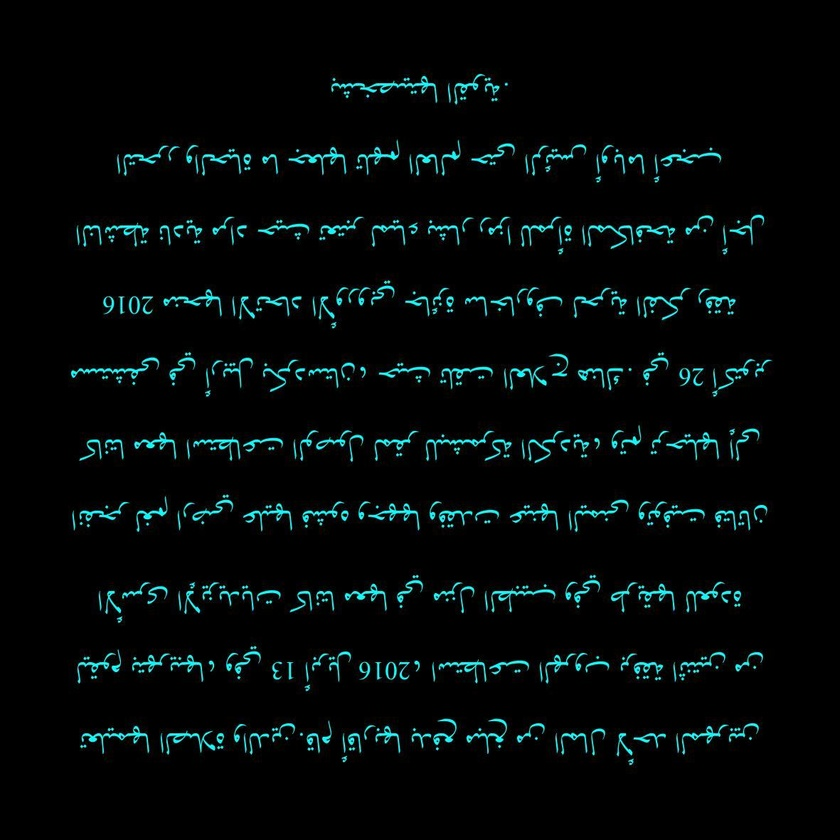
#> input picture trials/LPQ/data/1.jpeg, 840 x 840 px, shrunk from 1181 x 1181 before the run
$ python -i LPQ.py   (imports and definitions only)
#> lines starting #> are read from the running program, lines starting #| are printed output that depends on the picture; after the words box and inside, x2 and y2 are one past the last pixel; in counts of white or black regions, pixels touching at a corner belong together
import numpy as np
from scipy.signal import convolve2d

def validate_image(img):
    if len(img.shape) != 2:
        raise ValueError('Input must be a grayscale image.')
    return img.astype(np.float64)

def create_filters(win_size):
    radius = (win_size - 1) // 2
    x = np.arange(-radius, radius + 1)
    w0 = np.ones_like(x)
    w1 = np.exp(-2j * np.pi * x / win_size)
    return w0, w1, np.conj(w1)

def apply_filters(img, filters, conv_mode='valid'):
    w0, w1, w2 = filters
    responses = [convolve2d(convolve2d(img, w.reshape(-1, 1), mode=conv_mode), v.reshape(1, -1), mode=conv_mode)
                 for w, v in [(w0, w1), (w1, w0), (w1, w1), (w1, w2)]]
    return np.stack([resp.real for resp in responses] + [resp.imag for resp in responses], axis=-1)

def compute_codewords(freq_resp):
    codewords = np.zeros(freq_resp.shape[:2], dtype=int)
    for i in range(freq_resp.shape[-1]):
        codewords += (freq_resp[:, :, i] > 0) * (2 ** i)
    return codewords

def lpq(img):
    img = validate_image(img)
    filters = create_filters(win_size=3)
    freq_resp = apply_filters(img, filters)
    lpq_codewords = compute_codewords(freq_resp)
    histogram = np.histogram(lpq_codewords.ravel(), bins=np.arange(257))[0]
    normalized_histogram = histogram / histogram.sum()
    return normalized_histogram

>>> import cv2
>>> picture = cv2.imread('../../trials/LPQ/data/1.jpeg', cv2.IMREAD_GRAYSCALE)
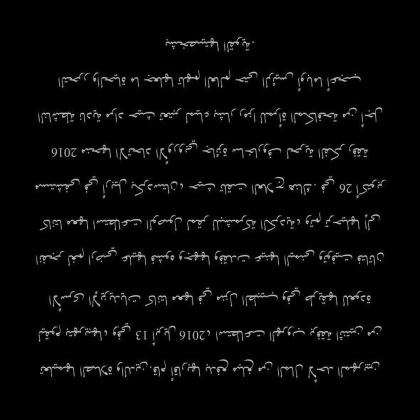
#> picture: shape (840, 840) (shown at 1/2 size); min 0, max 214, mean 7.5
>>> result = lpq(picture)
#> in apply_filters, `responses = [convolve2d(convolve2d(img, w.reshape(-1, 1), mode=conv_mo..`: responses = 4 items
#> the loop in compute_codewords, `for i in range(freq_resp.shape[-1]):` made 8 passes
#> pass 1, in compute_codewords, `codewords += (freq_resp[:, :, i] > 0) * (2 ** i)`:
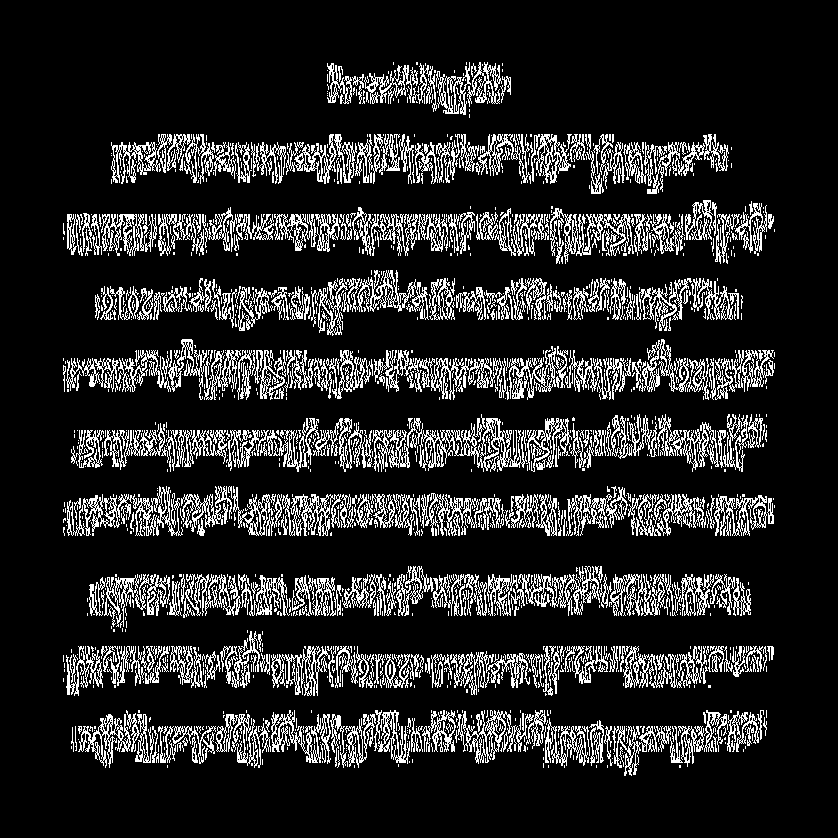
#> codewords: shape (838, 838) int64; values 0 (black) and 1 (white), 15.4% white in thin lines or dots, all inside (x1, y1, x2, y2) = (63, 62, 775, 776)
#> pass 2, in compute_codewords, `codewords += (freq_resp[:, :, i] > 0) * (2 ** i)`:
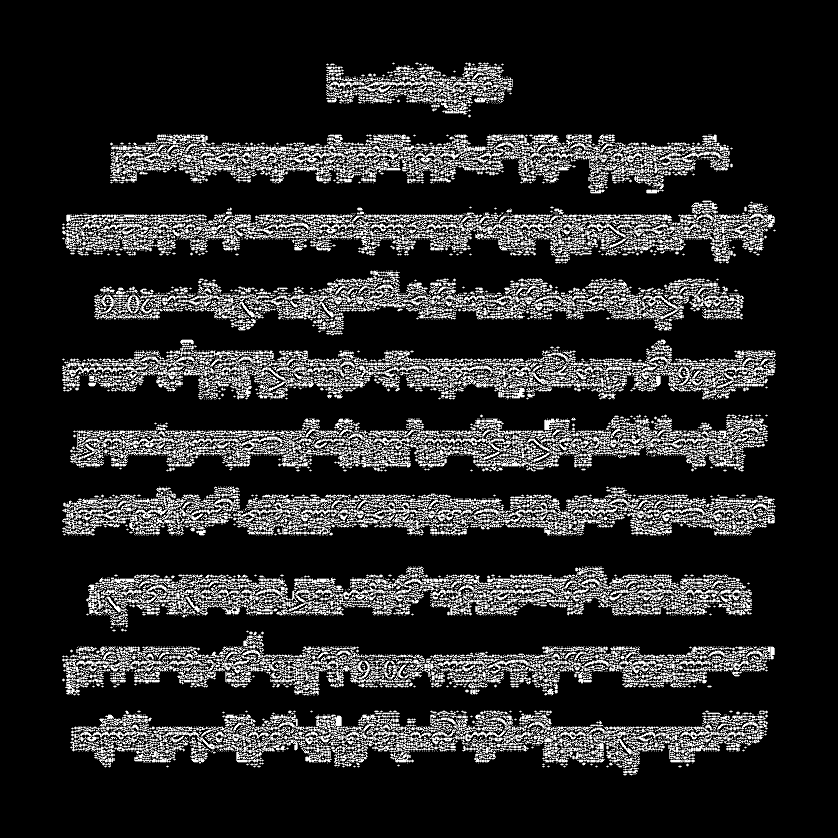
#> codewords: shape (838, 838) int64; 15.33% of pixels changed, all inside (x1, y1, x2, y2) = (62, 63, 776, 775); drawn with min black and max white
#> pass 3, in compute_codewords, `codewords += (freq_resp[:, :, i] > 0) * (2 ** i)`:
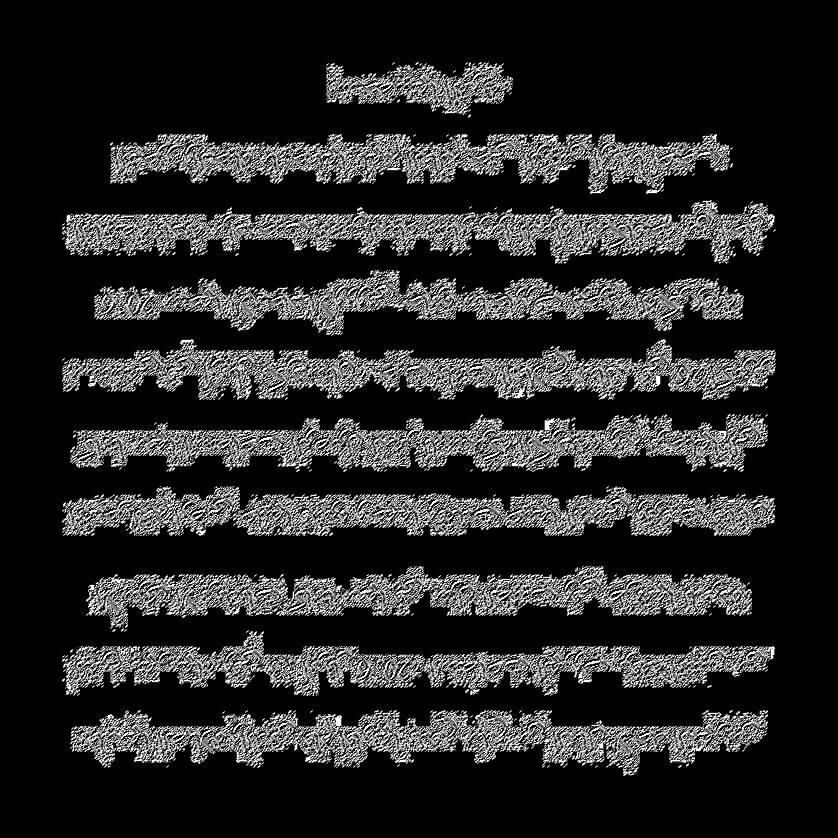
#> codewords: shape (838, 838) int64; 15.59% of pixels changed, all inside (x1, y1, x2, y2) = (62, 62, 776, 776); drawn with min black and max white
#> after the loop in compute_codewords, `for i in range(freq_resp.shape[-1]):`:
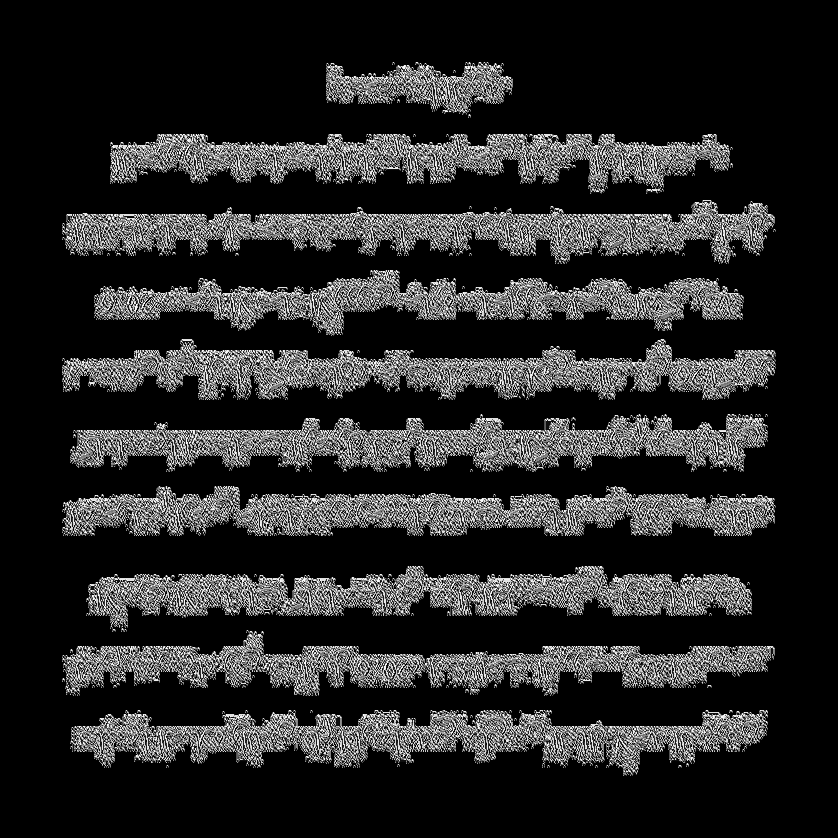
#> codewords: shape (838, 838) int64; min 0, max 255, mean 39.4
#> in lpq, `histogram = np.histogram(lpq_codewords.ravel(), bins=np.arange(257))[0]`: histogram = 256 values, max 476221 at index 0, min 169 at index 92, mean 2743.1
#> in lpq, `normalized_histogram = histogram / histogram.sum()`: normalized_histogram = 256 values, max 0.678 at index 0, min 0.000241 at index 92, mean 0.00391
#> result has the same summary as normalized_histogram in lpq

$ run again, on trials/LPQ/data/10.jpeg
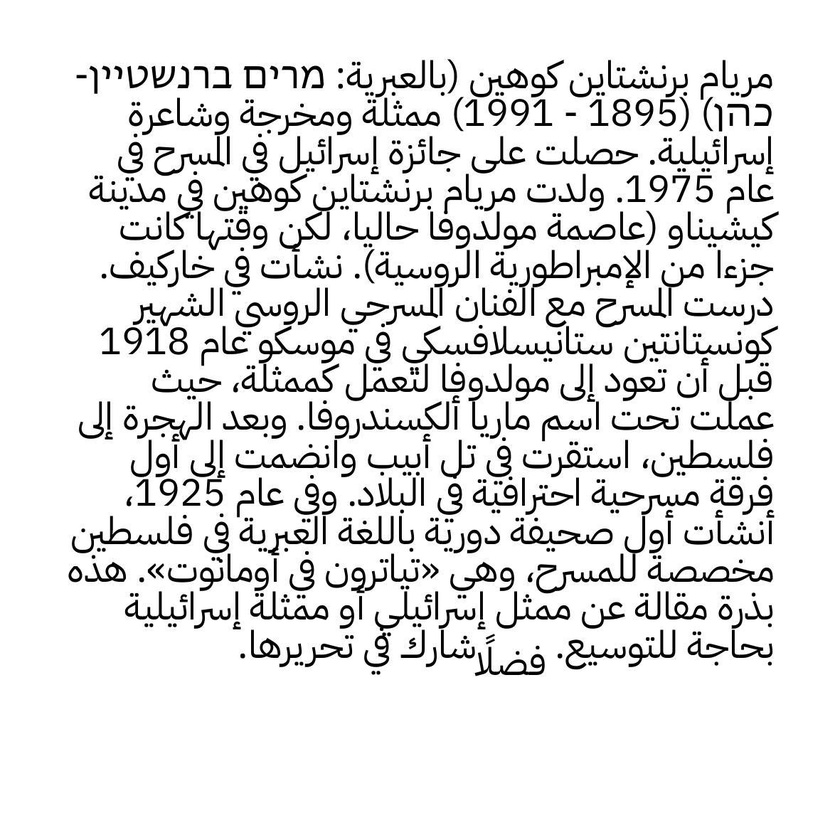
#> input picture trials/LPQ/data/10.jpeg, 840 x 840 px, shrunk from 1181 x 1181 before the run
#> picture is the input picture: shape (840, 840); min 0, max 255, mean 229.1
#> responses = 4 items
#> the loop in compute_codewords, `for i in range(freq_resp.shape[-1]):` made 8 passes
#> pass 1, in compute_codewords, `codewords += (freq_resp[:, :, i] > 0) * (2 ** i)`:
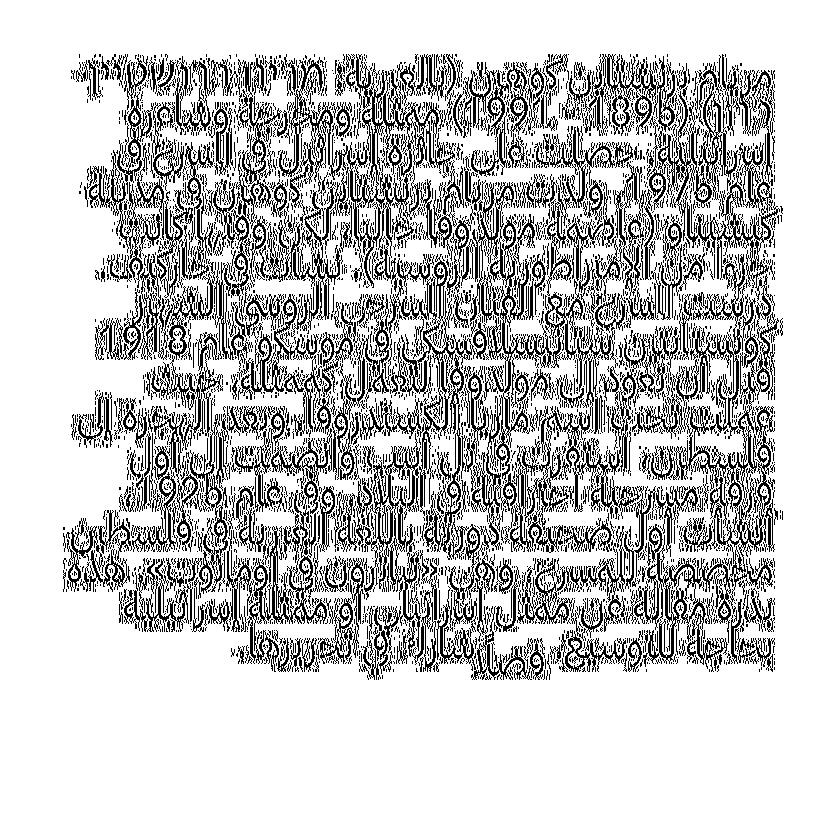
#> codewords: shape (838, 838) int64; values 0 (black) and 1 (white), 77.4% white; black in thin lines or dots, all inside (x1, y1, x2, y2) = (63, 54, 783, 680)
#> after the loop in compute_codewords, `for i in range(freq_resp.shape[-1]):`:
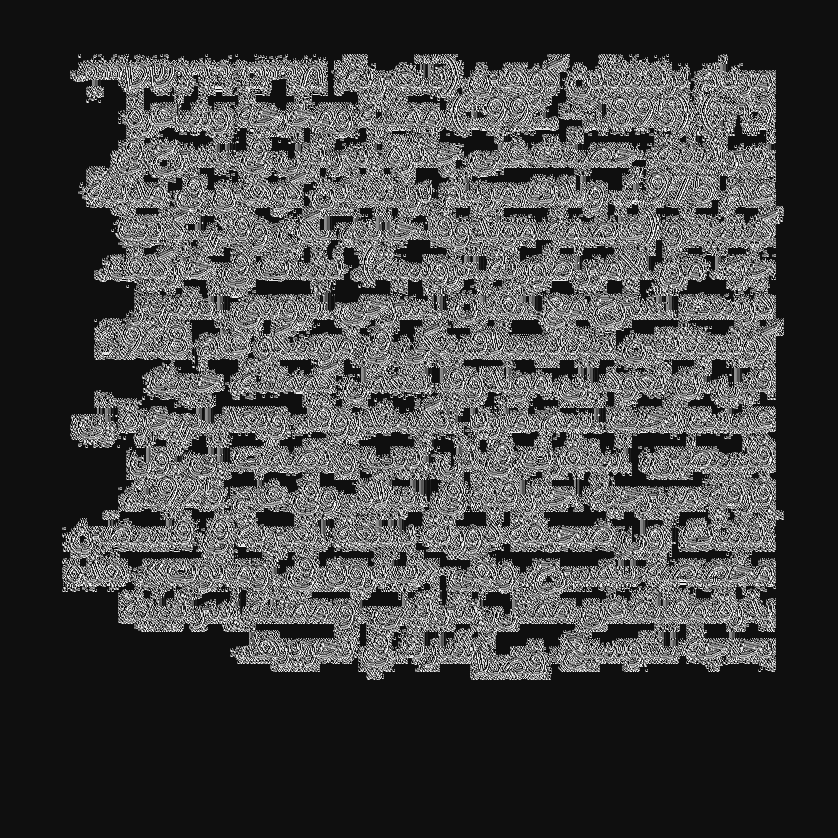
#> codewords: shape (838, 838) int64; min 0, max 255, mean 68.8
#> histogram = 256 values, max 356086 at index 15, min 134 at index 243, mean 2743.1
#> normalized_histogram = 256 values, max 0.507 at index 15, min 0.000191 at index 243, mean 0.00391
#> result has the same summary as normalized_histogram in lpq

$ run again, on trials/LPQ/data/11.jpeg
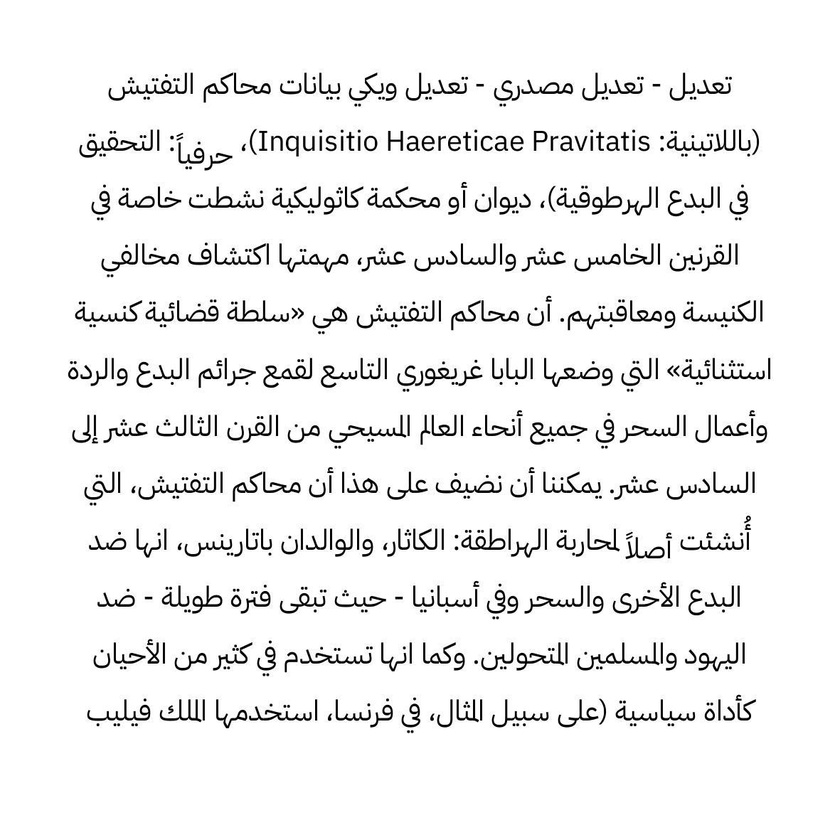
#> input picture trials/LPQ/data/11.jpeg, 840 x 840 px, shrunk from 1181 x 1181 before the run
#> picture is the input picture: shape (840, 840); min 0, max 255, mean 240.2
#> responses = 4 items
#> the loop in compute_codewords, `for i in range(freq_resp.shape[-1]):` made 8 passes
#> pass 1, in compute_codewords, `codewords += (freq_resp[:, :, i] > 0) * (2 ** i)`:
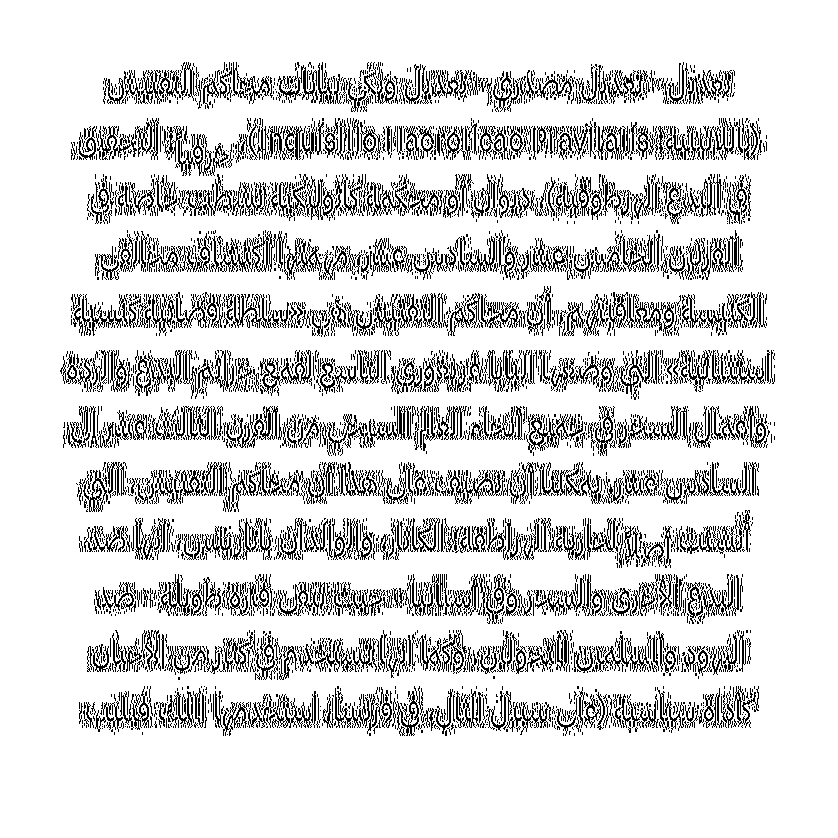
#> codewords: shape (838, 838) int64; values 0 (black) and 1 (white), 84.3% white; black in thin lines or dots, all inside (x1, y1, x2, y2) = (60, 62, 775, 736)
#> after the loop in compute_codewords, `for i in range(freq_resp.shape[-1]):`:
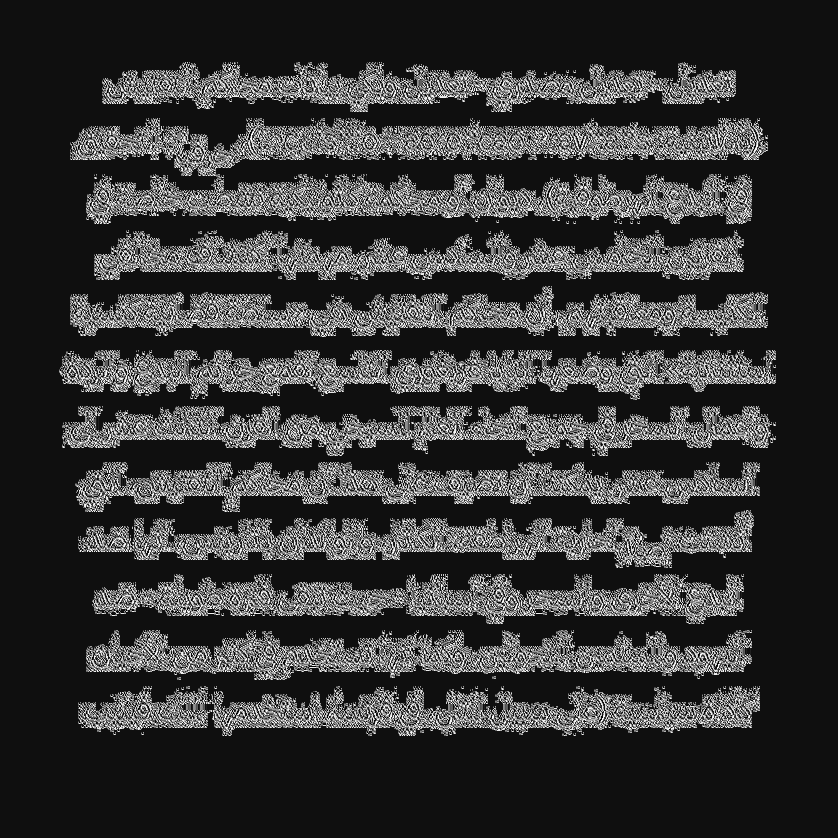
#> codewords: shape (838, 838) int64; min 0, max 255, mean 54.3
#> histogram = 256 values, max 450280 at index 15, min 99 at index 243, mean 2743.1
#> normalized_histogram = 256 values, max 0.641 at index 15, min 0.000141 at index 243, mean 0.00391
#> result has the same summary as normalized_histogram in lpq
